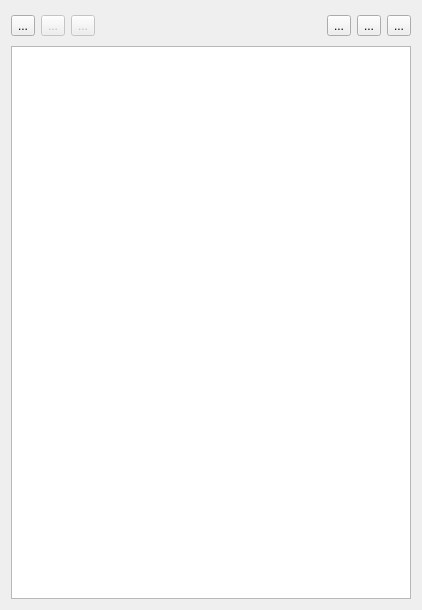
<?xml version="1.0" encoding="UTF-8"?>
<ui version="4.0">
 <class>FilterListWidget</class>
 <widget class="QWidget" name="FilterListWidget">
  <property name="geometry">
   <rect>
    <x>0</x>
    <y>0</y>
    <width>412</width>
    <height>610</height>
   </rect>
  </property>
  <property name="windowTitle">
   <string>Filters</string>
  </property>
  <layout class="QGridLayout" name="gridLayout">
   <item row="0" column="0">
    <widget class="QToolButton" name="addFilterButton">
     <property name="toolTip">
      <string>New Filter</string>
     </property>
     <property name="text">
      <string>...</string>
     </property>
     <property name="icon">
      <iconset theme="document-new">
       <normaloff>.</normaloff>.</iconset>
     </property>
    </widget>
   </item>
   <item row="0" column="1">
    <widget class="QToolButton" name="invertFilterButton">
     <property name="enabled">
      <bool>false</bool>
     </property>
     <property name="text">
      <string>...</string>
     </property>
     <property name="icon">
      <iconset theme="edit-select-invert">
       <normaloff>.</normaloff>.</iconset>
     </property>
    </widget>
   </item>
   <item row="0" column="2">
    <widget class="QToolButton" name="removeFilterButton">
     <property name="enabled">
      <bool>false</bool>
     </property>
     <property name="text">
      <string>...</string>
     </property>
     <property name="icon">
      <iconset theme="delete">
       <normaloff>.</normaloff>.</iconset>
     </property>
    </widget>
   </item>
   <item row="0" column="3">
    <spacer name="horizontalSpacer">
     <property name="orientation">
      <enum>Qt::Horizontal</enum>
     </property>
     <property name="sizeHint" stdset="0">
      <size>
       <width>169</width>
       <height>29</height>
      </size>
     </property>
    </spacer>
   </item>
   <item row="0" column="4">
    <widget class="QToolButton" name="enableAllFiltersButton">
     <property name="toolTip">
      <string>Enable All</string>
     </property>
     <property name="text">
      <string>...</string>
     </property>
     <property name="icon">
      <iconset theme="list-add">
       <normaloff>.</normaloff>.</iconset>
     </property>
    </widget>
   </item>
   <item row="0" column="5">
    <widget class="QToolButton" name="disableAllFiltersButton">
     <property name="toolTip">
      <string>Disable All</string>
     </property>
     <property name="text">
      <string>...</string>
     </property>
     <property name="icon">
      <iconset theme="list-remove">
       <normaloff>.</normaloff>.</iconset>
     </property>
    </widget>
   </item>
   <item row="0" column="6">
    <widget class="QToolButton" name="removeAllFiltersButton">
     <property name="toolTip">
      <string>Remove All</string>
     </property>
     <property name="text">
      <string>...</string>
     </property>
     <property name="icon">
      <iconset theme="edit-delete-shred">
       <normaloff>.</normaloff>.</iconset>
     </property>
    </widget>
   </item>
   <item row="1" column="0" colspan="7">
    <widget class="QListView" name="filterList">
     <property name="minimumSize">
      <size>
       <width>400</width>
       <height>0</height>
      </size>
     </property>
     <property name="selectionMode">
      <enum>QAbstractItemView::ExtendedSelection</enum>
     </property>
     <property name="selectionBehavior">
      <enum>QAbstractItemView::SelectRows</enum>
     </property>
    </widget>
   </item>
  </layout>
 </widget>
 <resources/>
 <connections/>
</ui>
